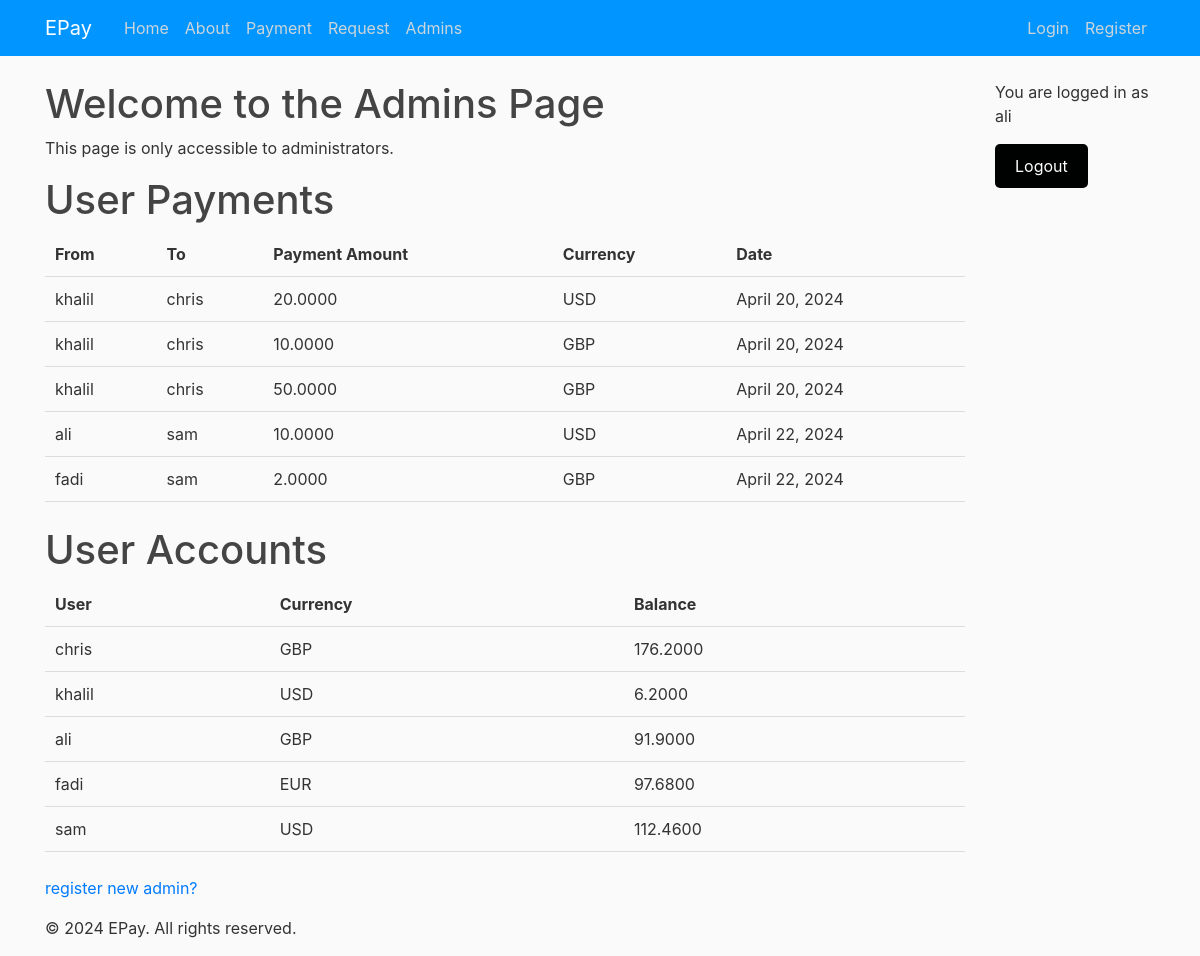
The page /restricted/ (signed in) on the database as committed earlier.
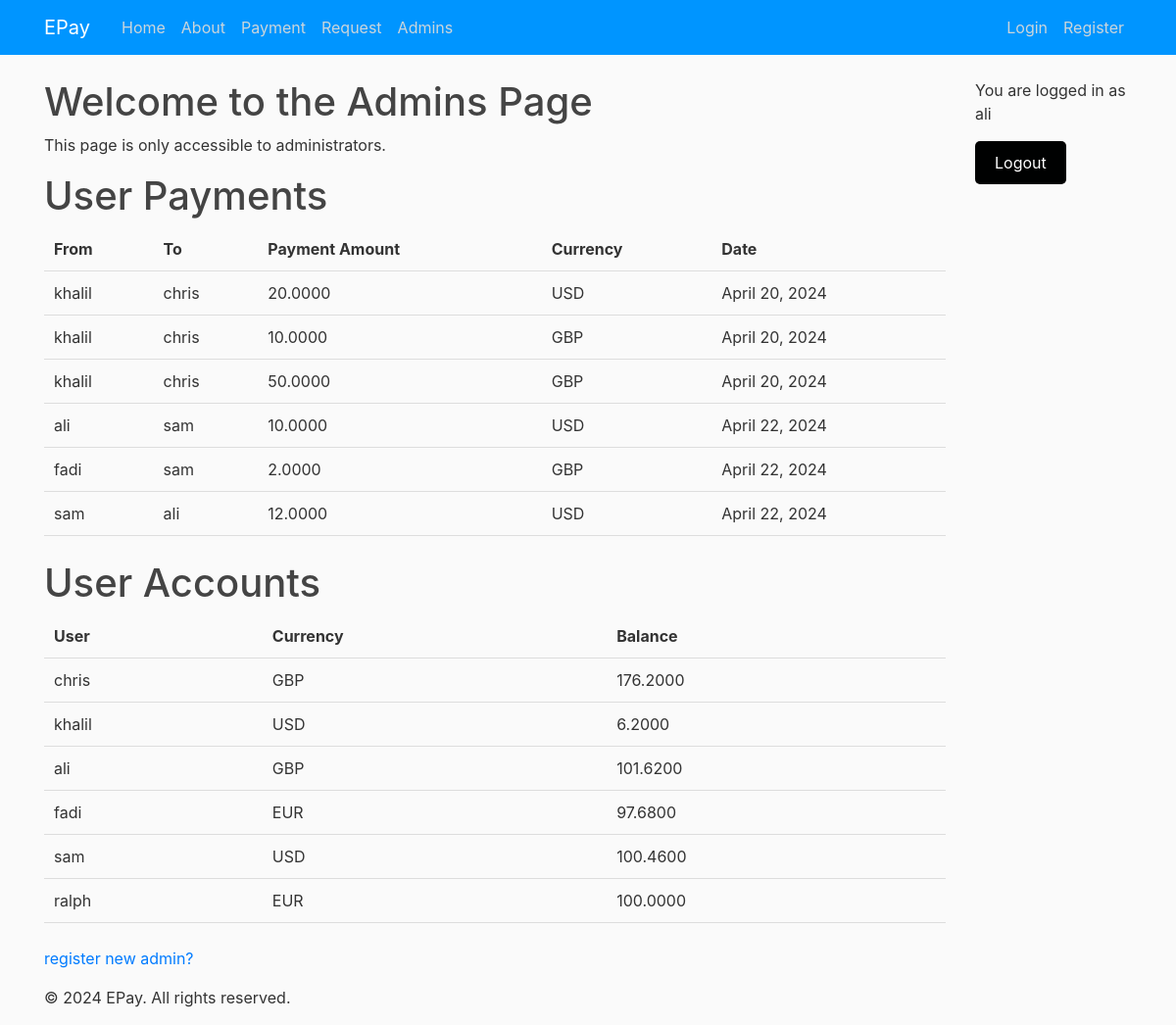
The same page on the database as committed later.
### payapp/models.py (models this page shows, shortened)
class Payment(models.Model):
    userfrom= models.CharField(max_length=100)
    userto= models.CharField(max_length=100)
    payment= models.DecimalField(default= 0, decimal_places=4, max_digits=11)
    currency = models.CharField(max_length=10, choices=CURRENCY)
    dat= models.DateField(default=datetime.datetime.today)

### register/models.py (models this page shows, shortened)
class Usermoney(models.Model):
    user=  models.OneToOneField(User, on_delete=models.CASCADE, related_name='user_money', default=None)
    currency = models.CharField(max_length=10, choices=CURRENCY)
    balance = models.DecimalField(default= 100, decimal_places=4, max_digits=11)

### payapp/views.py (the view)
# urls.py: path('restricted/', views.adminpage, name='adminpage'),
@staff_member_required
def adminpage(request):
    user_payments = Payment.objects.all()
    useraccounts= Usermoney.objects.all()
    context = {'user_payments': user_payments, 'useraccounts': useraccounts}
    return render(request, 'admin.html', context)

### templates/admin.html (shortened to what this page needs)
{% extends "main.html"%}
{% block content%}
<html lang="en">
<head>
</head>
<body>
    <h1>Welcome to the Admins Page</h1>
    <p>This page is only accessible to administrators.</p>
<head>
</head>
    <h1>User Payments</h1>
    <table>
        <thead>
            <tr>
                <th>From</th>
                <th>To</th>
                <th>Payment Amount</th>
                <th>Currency</th>
                <th>Date</th>
            </tr>
        </thead>
        <tbody>
            {% for payment in user_payments %}
            <tr>
                <td>{{ payment.userfrom }}</td>
                <td>{{ payment.userto }}</td>
                <td>{{ payment.payment }}</td>
                <td>{{ payment.currency }}</td>
                <td>{{ payment.dat }}</td>
            </tr>
            {% endfor %}
        </tbody>
    </table>
    <br>
    <h1>User Accounts</h1>
    <table>
        <thead>
            <tr>
                <th>User</th>
                <th>Currency</th>
                <th>Balance</th>
            </tr>
        </thead>
        <tbody>
            {% for payment in useraccounts %}
            <tr>
                <td>{{ payment.user }}</td>
                <td>{{ payment.currency }}</td>
                <td>{{ payment.balance }}</td>
            </tr>
            {% endfor %}
        </tbody>
    </table>
    <br>
    <a href="{% url 'register_admin' %}">
        <p>
            register new admin?
        </p>
    </a>
</html>
{% endblock%}

Rows that differ between the two databases and show on the page:
added Payment: userfrom "sam", userto "ali", payment "12.0000", currency "USD", dat "April 22, 2024"
changed Usermoney "ali": balance "91.9000" → "101.6200"
changed Usermoney "sam": balance "112.4600" → "100.4600"
added Usermoney: user "ralph", currency "EUR", balance "100.0000"
